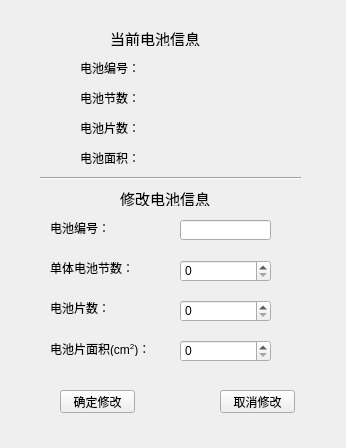
<?xml version="1.0" encoding="UTF-8"?>
<ui version="4.0">
 <class>batteryInfo</class>
 <widget class="QWidget" name="batteryInfo">
  <property name="geometry">
   <rect>
    <x>0</x>
    <y>0</y>
    <width>346</width>
    <height>448</height>
   </rect>
  </property>
  <property name="windowTitle">
   <string>电池信息设置</string>
  </property>
  <widget class="QPushButton" name="Pb_OKBI">
   <property name="geometry">
    <rect>
     <x>60</x>
     <y>390</y>
     <width>75</width>
     <height>23</height>
    </rect>
   </property>
   <property name="text">
    <string>确定修改</string>
   </property>
  </widget>
  <widget class="QPushButton" name="Pb_CancelBI">
   <property name="geometry">
    <rect>
     <x>220</x>
     <y>390</y>
     <width>75</width>
     <height>23</height>
    </rect>
   </property>
   <property name="text">
    <string>取消修改</string>
   </property>
  </widget>
  <widget class="QSpinBox" name="sB_UnitBattery">
   <property name="geometry">
    <rect>
     <x>180</x>
     <y>260</y>
     <width>91</width>
     <height>22</height>
    </rect>
   </property>
  </widget>
  <widget class="QLineEdit" name="lE_BatteryNO">
   <property name="geometry">
    <rect>
     <x>180</x>
     <y>220</y>
     <width>91</width>
     <height>20</height>
    </rect>
   </property>
  </widget>
  <widget class="QSpinBox" name="sB_UnitBatteryPack">
   <property name="geometry">
    <rect>
     <x>180</x>
     <y>300</y>
     <width>91</width>
     <height>22</height>
    </rect>
   </property>
  </widget>
  <widget class="QSpinBox" name="dSB_Battery_Area">
   <property name="geometry">
    <rect>
     <x>180</x>
     <y>340</y>
     <width>91</width>
     <height>22</height>
    </rect>
   </property>
  </widget>
  <widget class="QLabel" name="l_BatteryInfo_R">
   <property name="geometry">
    <rect>
     <x>120</x>
     <y>190</y>
     <width>91</width>
     <height>16</height>
    </rect>
   </property>
   <property name="font">
    <font>
     <family>Academy Engraved LET</family>
     <pointsize>11</pointsize>
    </font>
   </property>
   <property name="text">
    <string>修改电池信息</string>
   </property>
  </widget>
  <widget class="QLabel" name="l_BatteryNO_2">
   <property name="geometry">
    <rect>
     <x>50</x>
     <y>220</y>
     <width>81</width>
     <height>16</height>
    </rect>
   </property>
   <property name="text">
    <string>电池编号：</string>
   </property>
  </widget>
  <widget class="QLabel" name="l_UnitBattery">
   <property name="geometry">
    <rect>
     <x>50</x>
     <y>260</y>
     <width>81</width>
     <height>16</height>
    </rect>
   </property>
   <property name="text">
    <string>单体电池节数：</string>
   </property>
  </widget>
  <widget class="QLabel" name="l_UnitBatteryPack">
   <property name="geometry">
    <rect>
     <x>50</x>
     <y>300</y>
     <width>81</width>
     <height>16</height>
    </rect>
   </property>
   <property name="text">
    <string>电池片数：</string>
   </property>
  </widget>
  <widget class="QLabel" name="l__Battery_Area">
   <property name="geometry">
    <rect>
     <x>50</x>
     <y>340</y>
     <width>101</width>
     <height>16</height>
    </rect>
   </property>
   <property name="text">
    <string>&lt;html&gt;&lt;head/&gt;&lt;body&gt;&lt;p&gt;电池片面积(cm&lt;span style=&quot; vertical-align:super;&quot;&gt;2&lt;/span&gt;)：&lt;/p&gt;&lt;/body&gt;&lt;/html&gt;</string>
   </property>
  </widget>
  <widget class="QLabel" name="l_BatteryUnit">
   <property name="geometry">
    <rect>
     <x>80</x>
     <y>90</y>
     <width>131</width>
     <height>16</height>
    </rect>
   </property>
   <property name="text">
    <string>电池节数：</string>
   </property>
  </widget>
  <widget class="QLabel" name="l_BatteryArea">
   <property name="geometry">
    <rect>
     <x>80</x>
     <y>150</y>
     <width>131</width>
     <height>16</height>
    </rect>
   </property>
   <property name="text">
    <string>电池面积：</string>
   </property>
  </widget>
  <widget class="QLabel" name="l_BatteryInfo_S">
   <property name="geometry">
    <rect>
     <x>110</x>
     <y>30</y>
     <width>91</width>
     <height>16</height>
    </rect>
   </property>
   <property name="font">
    <font>
     <family>Academy Engraved LET</family>
     <pointsize>11</pointsize>
    </font>
   </property>
   <property name="text">
    <string>当前电池信息</string>
   </property>
  </widget>
  <widget class="QLabel" name="l_BatteryNO">
   <property name="geometry">
    <rect>
     <x>80</x>
     <y>60</y>
     <width>131</width>
     <height>16</height>
    </rect>
   </property>
   <property name="text">
    <string>电池编号：</string>
   </property>
  </widget>
  <widget class="Line" name="line_batteryInfo">
   <property name="geometry">
    <rect>
     <x>40</x>
     <y>170</y>
     <width>261</width>
     <height>16</height>
    </rect>
   </property>
   <property name="orientation">
    <enum>Qt::Horizontal</enum>
   </property>
  </widget>
  <widget class="QLabel" name="l_BatteryPack">
   <property name="geometry">
    <rect>
     <x>80</x>
     <y>120</y>
     <width>131</width>
     <height>16</height>
    </rect>
   </property>
   <property name="text">
    <string>电池片数：</string>
   </property>
  </widget>
 </widget>
 <resources/>
 <connections>
  <connection>
   <sender>Pb_CancelBI</sender>
   <signal>clicked()</signal>
   <receiver>batteryInfo</receiver>
   <slot>close()</slot>
   <hints>
    <hint type="sourcelabel">
     <x>269</x>
     <y>406</y>
    </hint>
    <hint type="destinationlabel">
     <x>172</x>
     <y>223</y>
    </hint>
   </hints>
  </connection>
 </connections>
</ui>
